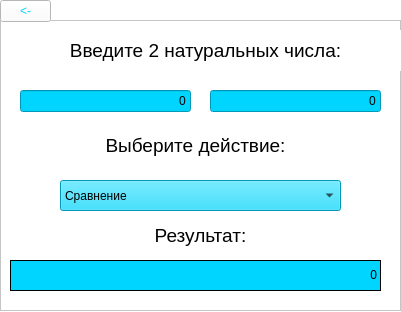
<?xml version="1.0" encoding="UTF-8"?>
<ui version="4.0">
 <class>NModulesWindow1</class>
 <widget class="QDialog" name="NModulesWindow1">
  <property name="geometry">
   <rect>
    <x>0</x>
    <y>0</y>
    <width>401</width>
    <height>312</height>
   </rect>
  </property>
  <property name="windowTitle">
   <string>Основные бинарные операции</string>
  </property>
  <property name="styleSheet">
   <string notr="true">background-color: white</string>
  </property>
  <widget class="QFrame" name="frame">
   <property name="geometry">
    <rect>
     <x>0</x>
     <y>20</y>
     <width>401</width>
     <height>291</height>
    </rect>
   </property>
   <property name="font">
    <font>
     <pointsize>10</pointsize>
    </font>
   </property>
   <property name="styleSheet">
    <string notr="true">background-color: white</string>
   </property>
   <property name="frameShape">
    <enum>QFrame::StyledPanel</enum>
   </property>
   <property name="frameShadow">
    <enum>QFrame::Raised</enum>
   </property>
   <widget class="QLabel" name="label_3">
    <property name="geometry">
     <rect>
      <x>10</x>
      <y>10</y>
      <width>391</width>
      <height>41</height>
     </rect>
    </property>
    <property name="font">
     <font>
      <pointsize>14</pointsize>
     </font>
    </property>
    <property name="styleSheet">
     <string notr="true"/>
    </property>
    <property name="text">
     <string>Введите 2 натуральных числа:</string>
    </property>
    <property name="alignment">
     <set>Qt::AlignCenter</set>
    </property>
   </widget>
   <widget class="QLineEdit" name="line_n1">
    <property name="geometry">
     <rect>
      <x>20</x>
      <y>70</y>
      <width>171</width>
      <height>22</height>
     </rect>
    </property>
    <property name="layoutDirection">
     <enum>Qt::LeftToRight</enum>
    </property>
    <property name="styleSheet">
     <string notr="true">background-color: #00D5FF;</string>
    </property>
    <property name="text">
     <string>0</string>
    </property>
    <property name="alignment">
     <set>Qt::AlignRight|Qt::AlignTrailing|Qt::AlignVCenter</set>
    </property>
   </widget>
   <widget class="QLineEdit" name="line_n2">
    <property name="geometry">
     <rect>
      <x>210</x>
      <y>70</y>
      <width>171</width>
      <height>22</height>
     </rect>
    </property>
    <property name="styleSheet">
     <string notr="true">background-color: #00D5FF;</string>
    </property>
    <property name="text">
     <string>0</string>
    </property>
    <property name="alignment">
     <set>Qt::AlignRight|Qt::AlignTrailing|Qt::AlignVCenter</set>
    </property>
   </widget>
   <widget class="QComboBox" name="operations">
    <property name="geometry">
     <rect>
      <x>60</x>
      <y>160</y>
      <width>281</width>
      <height>31</height>
     </rect>
    </property>
    <property name="styleSheet">
     <string notr="true">background-color: #00D5FF;</string>
    </property>
    <item>
     <property name="text">
      <string>Сравнение</string>
     </property>
    </item>
    <item>
     <property name="text">
      <string>Сумма</string>
     </property>
    </item>
    <item>
     <property name="text">
      <string>Разность</string>
     </property>
    </item>
    <item>
     <property name="text">
      <string>Произведение</string>
     </property>
    </item>
    <item>
     <property name="text">
      <string>Первая цифра частного</string>
     </property>
    </item>
    <item>
     <property name="text">
      <string>Частное от деления</string>
     </property>
    </item>
    <item>
     <property name="text">
      <string>Остаток от деления</string>
     </property>
    </item>
    <item>
     <property name="text">
      <string>НОД</string>
     </property>
    </item>
    <item>
     <property name="text">
      <string>НОК</string>
     </property>
    </item>
   </widget>
   <widget class="QLabel" name="label">
    <property name="geometry">
     <rect>
      <x>10</x>
      <y>110</y>
      <width>371</width>
      <height>31</height>
     </rect>
    </property>
    <property name="font">
     <font>
      <pointsize>14</pointsize>
     </font>
    </property>
    <property name="text">
     <string>Выберите действие:</string>
    </property>
    <property name="alignment">
     <set>Qt::AlignCenter</set>
    </property>
   </widget>
   <widget class="QLabel" name="label_2">
    <property name="geometry">
     <rect>
      <x>10</x>
      <y>200</y>
      <width>381</width>
      <height>31</height>
     </rect>
    </property>
    <property name="font">
     <font>
      <pointsize>14</pointsize>
     </font>
    </property>
    <property name="text">
     <string>Результат:</string>
    </property>
    <property name="alignment">
     <set>Qt::AlignCenter</set>
    </property>
   </widget>
   <widget class="QLabel" name="result">
    <property name="geometry">
     <rect>
      <x>10</x>
      <y>240</y>
      <width>371</width>
      <height>31</height>
     </rect>
    </property>
    <property name="focusPolicy">
     <enum>Qt::WheelFocus</enum>
    </property>
    <property name="layoutDirection">
     <enum>Qt::LeftToRight</enum>
    </property>
    <property name="styleSheet">
     <string notr="true">background-color: #00D5FF;</string>
    </property>
    <property name="frameShape">
     <enum>QFrame::Box</enum>
    </property>
    <property name="text">
     <string>0</string>
    </property>
    <property name="alignment">
     <set>Qt::AlignRight|Qt::AlignTrailing|Qt::AlignVCenter</set>
    </property>
   </widget>
  </widget>
  <widget class="QToolButton" name="pushButton_return">
   <property name="geometry">
    <rect>
     <x>0</x>
     <y>0</y>
     <width>51</width>
     <height>22</height>
    </rect>
   </property>
   <property name="styleSheet">
    <string notr="true">color: #00D5FF</string>
   </property>
   <property name="text">
    <string>&lt;-</string>
   </property>
  </widget>
 </widget>
 <resources/>
 <connections/>
</ui>
